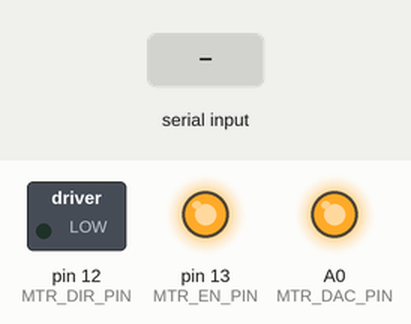
Recording of a sketch running on a simulated Arduino Uno, built with avr-gcc and run on an emulated ATmega328P. Shown: switched loads named in the sketch (green lamp = pin HIGH), output pins drawn as LEDs (lit = HIGH). Inputs (shaded band) come from the test bench. What the sketch prints to the serial monitor is not drawn.

Above: at 1.2 s.
1.3 s: "90,45\n" received over Serial
Timing chart, 0 to 4.3 s (numbered marks = the images above; inputs shaded):
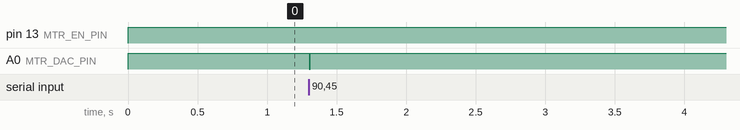

Measured:
- after the input at 1.3 s, A0 (MTR_DAC_PIN): HIGH → LOW at once, → HIGH 0.01 s later

The sketch:

motorfunctiontest.ino
```cpp
#include <d_motor.h>

#define MTR_DIR_PIN 12
#define MTR_EN_PIN 13
#define MTR_DAC_PIN A0

// Pin A0 from Serial.println(A0)

int a = 0;
int dir;
int ab;

void setup() {
  // put your setup code here, to run once:
  Serial.begin(9600);
  MotorSetup(MTR_DIR_PIN, MTR_EN_PIN);
  Serial.println(A0);
}

void loop() {
  if( Serial.available( ) )
  {
  a = Serial.parseFloat();
  }
  if (a < 0){
    dir = 1;
    ab = a * -1;
  }
  else{
    dir = 0;
    ab = a;
  }
  MotorTest(dir, ab, MTR_DIR_PIN, MTR_DAC_PIN, MTR_EN_PIN);
  Serial.println(dir);
  //make sure to pass in a number between 30-90 in serial monitor
}
```
